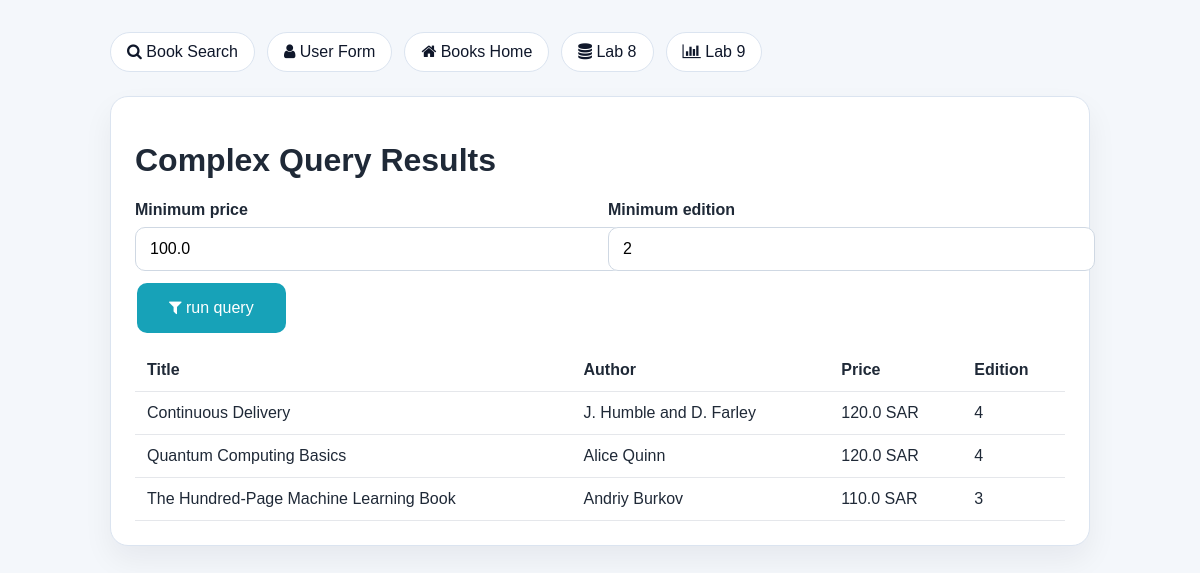
The page /books/complex/query on the database its author committed.
### apps/bookmodule/models.py (models this page shows, shortened)
class Book(models.Model):
    title = models.CharField(max_length=50)
    author = models.CharField(max_length=50)
    price = models.FloatField(default=0.0)
    edition = models.SmallIntegerField(default=1)
    quantity = models.IntegerField(default=1)
    pubdate = models.DateTimeField(default=timezone.now)
    rating = models.SmallIntegerField(default=1)
    publisher = models.ForeignKey(
        Publisher,
        null=True,
        blank=True,
        on_delete=models.SET_NULL,
        related_name="books",
    )
    authors = models.ManyToManyField(Author, blank=True, related_name="books")
    class Meta:
        ordering = ["title", "id"]

### apps/bookmodule/views.py (the view)
# urls.py: path("complex/query", views.complex_query, name="complex-query"),
def complex_query(request):
    min_price = request.GET.get("min_price", "100").strip()
    min_edition = request.GET.get("min_edition", "2").strip()
    try:
        min_price_value = float(min_price)
    except ValueError:
        min_price_value = 100.0
    try:
        min_edition_value = int(min_edition)
    except ValueError:
        min_edition_value = 2
    books = Book.objects.filter(
        price__gte=min_price_value,
        edition__gte=min_edition_value,
    ).order_by("-price", "-edition", "title")
    return render(
        request,
        "bookmodule/complexList.html",
        {
            "books": books,
            "min_price": min_price_value,
            "min_edition": min_edition_value,
        },
    )

### apps/templates/bookmodule/complexList.html (shortened to what this page needs)
{% extends "layouts/base.html" %}
{% block content %}
<div class="card">
    <h1>Complex Query Results</h1>
    <form method="get" action="{% url 'complex-query' %}">
        <div class="form-grid">
            <div>
                <label for="min_price">Minimum price</label>
                <input id="min_price" name="min_price" type="number" step="0.01" value="{{ min_price }}" />
            </div>
            <div>
                <label for="min_edition">Minimum edition</label>
                <input id="min_edition" name="min_edition" type="number" step="1" value="{{ min_edition }}" />
            </div>
        </div>
        <button type="submit"><i class="fa fa-filter" aria-hidden="true"></i> run query</button>
    </form>
    {% if books %}
        <table>
            <thead>
                <tr>
                    <th>Title</th>
                    <th>Author</th>
                    <th>Price</th>
                    <th>Edition</th>
                </tr>
            </thead>
            <tbody>
                {% for book in books %}
                    <tr>
                        <td>{{ book.title }}</td>
                        <td>{{ book.author }}</td>
                        <td>{{ book.price }} SAR</td>
                        <td>{{ book.edition }}</td>
                    </tr>
                {% endfor %}
            </tbody>
        </table>
    {% else %}
        <p>No books matched the complex query.</p>
    {% endif %}
</div>
{% endblock content %}

### apps/templates/layouts/base.html (style rules this page uses)
body { margin: 0; font-family: Arial, sans-serif; background: #f4f7fb; color: #1f2937; }
.card { background: #fff; border: 1px solid #dbe4f0; border-radius: 18px; padding: 24px; box-shadow: 0 14px 30px rgba(15, 23, 42, 0.06); margin-bottom: 20px; }
.form-grid { display: grid; grid-template-columns: repeat(auto-fit, minmax(220px, 1fr)); gap: 16px; }
label { display: block; margin-bottom: 8px; font-weight: bold; }
input { width: 100%; padding: 12px 14px; border: 1px solid #cfd8e3; border-radius: 10px; font-size: 1rem; }
button { color: #fff; background-color: #17a2b8; border-color: #17a2b8; border: none; padding: 16px 32px; text-align: center; text-decoration: none; display: inline-block; font-size: 16px; margin: 12px 2px 0; transition-duration: 0.4s; border-radius: 10px; cursor: pointer; }
table { width: 100%; border-collapse: collapse; margin-top: 16px; }
th, td { border-bottom: 1px solid #e5e7eb; padding: 12px; text-align: left; }

### rows shown on the page
Book: title "Continuous Delivery", author "J. Humble and D. Farley", price "120.0", edition "4"
Book: title "Quantum Computing Basics", author "Alice Quinn", price "120.0", edition "4"
Book: title "The Hundred-Page Machine Learning Book", author "Andriy Burkov", price "110.0", edition "3"
